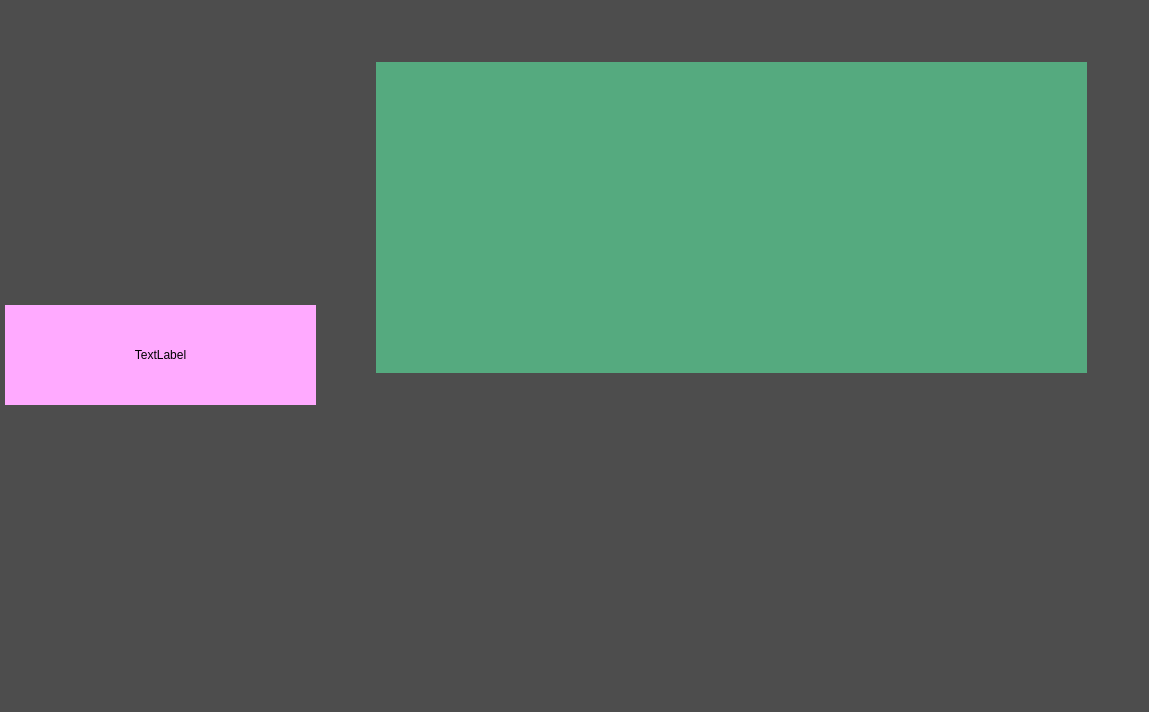
<?xml version="1.0" encoding="UTF-8"?>
<ui version="4.0">
 <class>MainWindow</class>
 <widget class="QMainWindow" name="MainWindow">
  <property name="geometry">
   <rect>
    <x>0</x>
    <y>0</y>
    <width>1149</width>
    <height>712</height>
   </rect>
  </property>
  <property name="windowTitle">
   <string>MainWindow</string>
  </property>
  <widget class="QWidget" name="centralwidget">
   <property name="styleSheet">
    <string notr="true">background-color: rgb(77, 77, 77);</string>
   </property>
   <widget class="QWidget" name="verticalLayoutWidget">
    <property name="geometry">
     <rect>
      <x>0</x>
      <y>0</y>
      <width>321</width>
      <height>711</height>
     </rect>
    </property>
    <layout class="QVBoxLayout" name="verticalLayout">
     <property name="spacing">
      <number>6</number>
     </property>
     <property name="leftMargin">
      <number>5</number>
     </property>
     <property name="topMargin">
      <number>5</number>
     </property>
     <property name="rightMargin">
      <number>5</number>
     </property>
     <property name="bottomMargin">
      <number>5</number>
     </property>
     <item>
      <widget class="QLabel" name="label">
       <property name="enabled">
        <bool>true</bool>
       </property>
       <property name="sizePolicy">
        <sizepolicy hsizetype="Preferred" vsizetype="Fixed">
         <horstretch>0</horstretch>
         <verstretch>0</verstretch>
        </sizepolicy>
       </property>
       <property name="minimumSize">
        <size>
         <width>0</width>
         <height>100</height>
        </size>
       </property>
       <property name="styleSheet">
        <string notr="true">background-color: rgb(255, 170, 255);
</string>
       </property>
       <property name="frameShape">
        <enum>QFrame::NoFrame</enum>
       </property>
       <property name="lineWidth">
        <number>5</number>
       </property>
       <property name="text">
        <string>TextLabel</string>
       </property>
       <property name="alignment">
        <set>Qt::AlignCenter</set>
       </property>
      </widget>
     </item>
    </layout>
   </widget>
   <widget class="QLabel" name="label_2">
    <property name="enabled">
     <bool>true</bool>
    </property>
    <property name="geometry">
     <rect>
      <x>376</x>
      <y>62</y>
      <width>711</width>
      <height>311</height>
     </rect>
    </property>
    <property name="styleSheet">
     <string notr="true">background-color: rgb(85, 170, 127);</string>
    </property>
    <property name="text">
     <string/>
    </property>
    <property name="pixmap">
     <pixmap>logo.png</pixmap>
    </property>
    <property name="scaledContents">
     <bool>true</bool>
    </property>
   </widget>
  </widget>
 </widget>
 <resources/>
 <connections/>
</ui>
